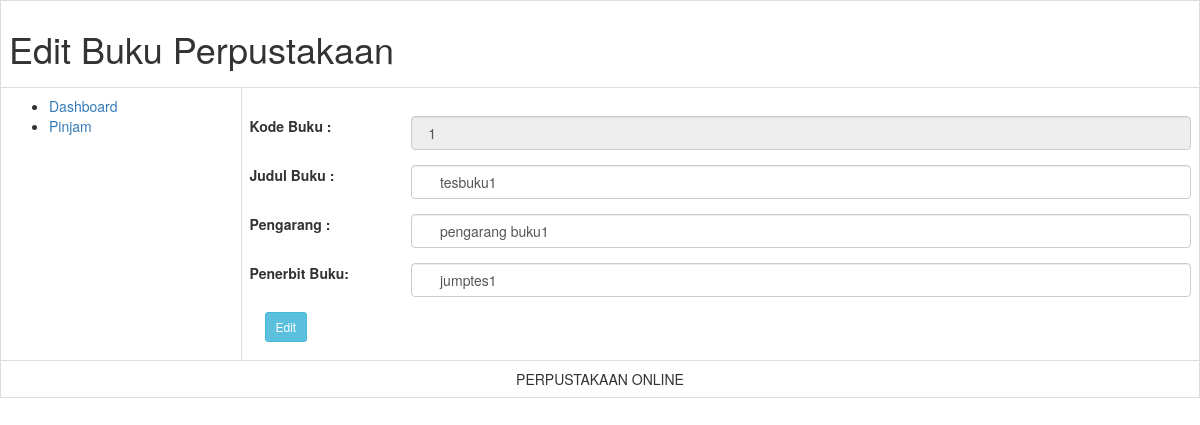
Page /editBuku.php?kd_buku=1 on the committed database.
### tables this page shows
CREATE TABLE `buku` (
  `kd_buku` int(3) NOT NULL,
  `judul_buku` varchar(32) DEFAULT NULL,
  `pengarang` varchar(32) DEFAULT NULL,
  `penerbit` varchar(32) DEFAULT NULL
);

### editBuku.php (the view, shortened to what this page needs)
<?php
include "koneksi.php";
$kd_buku = $_GET['kd_buku'];
$queryinfo = mysqli_query($connect, "SELECT * FROM buku WHERE kd_buku='$kd_buku'");
$info = mysqli_fetch_array($queryinfo);
?>
<!DOCTYPE html>
<html lang="en">
<head>
    <link rel="stylesheet" href="https://maxst.icons8.com/vue-static/landings/line-awesome/line-awesome/1.3.0/css/line-awesome.min.css">
    <link rel="stylesheet" href="bootstrap.min.css">
</head>
<body>
    <table class="table table-bordered">
        <tr>
            <td colspan="2">
                <h1>Edit Buku Perpustakaan <u><?= $user ?><u></h1>
            </td>
        </tr>
        <tr>
            <td width="100">
                <ul>
                    <?php
                    $cekid_login = mysqli_query($connect, "SELECT id_login FROM table_login WHERE username='$user'");
                    $infoLog = mysqli_fetch_array($cekid_login);
                    $id_login = $infoLog['id_login'];
                    $cekLevel = mysqli_query($connect, "SELECT * FROM table_level WHERE id_login='$id_login' AND level='admin'");
                    $cek = mysqli_num_rows($cekLevel);
                    if ($cek) {
                    ?>
                        <li><a href="dashboard.php" class="las la-igloo">Dashboard</a></li>
                        <li><a href="anggota.php" class="las la-users">Anggota</a></li>
                        <li><a href="buku.php" class="las la-book">Buku</a></li>
                        <li><a href="pinjam.php" class="las la-clipboard-list">Pinjam</a></li>
                    <?php
                    } else {
                    ?>
                        <li><a href="dashboard.php" class="las la-igloo">Dashboard</a></li>
                        <li><a href="pinjam.php" class="las la-clipboard-list">Pinjam</a></li>
                    <?php
                    }
                    ?>
            </td>
            <td width="500">
                <form method="post" action="editBuku.php">
                    <table><br>
                        <div class="form-group row">
                            <label class="control-label col-sm-2" for="kode">Kode Buku :</label>
                            <div class="col-sm-10">
                                <input type="text" class="form-control" id="kode" name="kode" value=" <?= $info['kd_buku'] ?>" readonly>
                            </div>
                        </div>
                        <div class="form-group row">
                            <label class="control-label col-sm-2" for="judul">Judul Buku :</label>
                            <div class="col-sm-10">
                                <input type="text" class="form-control" id="judul" name="judul" value=" <?= $info['judul_buku'] ?>">
                            </div>
                        </div>
                        <div class="form-group row">
                            <label class="control-label col-sm-2" for="pengarang">Pengarang :</label>
                            <div class="col-sm-10">
                                <input type="text" class="form-control" id="pengarang" name="pengarang" value=" <?= $info['pengarang'] ?>">
                            </div>
                        </div>
                        <div class="form-group row">
                            <label class="control-label col-sm-2" for="penerbit">Penerbit Buku:</label>
                            <div class="col-sm-10">
                                <input type="text" class="form-control" id="penerbit" name="penerbit" value=" <?= $info['penerbit'] ?>">
                            </div>
                        </div>
                        <div class="form-group">
                            <div class="col-sm-12">
                                <button type="submit" name="edit" class="btn btn-sm btn-info"><i class="lar la-save"></i> Edit</button>
                            </div>
                        </div><br><br>
                    </table>
                </form>
        </tr>
        <tr>
            <td colspan="2" align="center">PERPUSTAKAAN ONLINE<br>
            </td>
        </tr>
    </table>
</body>
</html>

### rows in the picture
buku: kode "1", judul "tesbuku1", pengarang "pengarang buku1", penerbit "jumptes1"
